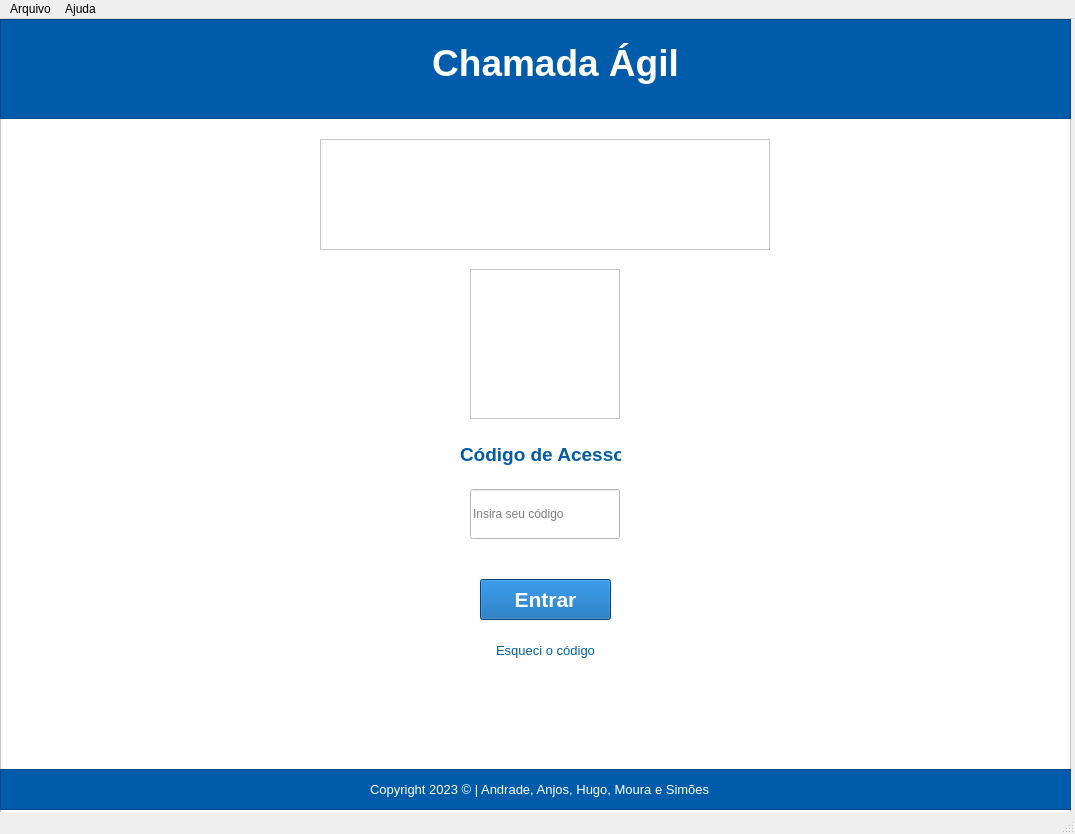
<?xml version="1.0" encoding="UTF-8"?>
<ui version="4.0">
 <class>MainWindow</class>
 <widget class="QMainWindow" name="MainWindow">
  <property name="geometry">
   <rect>
    <x>0</x>
    <y>0</y>
    <width>1075</width>
    <height>834</height>
   </rect>
  </property>
  <property name="minimumSize">
   <size>
    <width>1075</width>
    <height>834</height>
   </size>
  </property>
  <property name="maximumSize">
   <size>
    <width>1075</width>
    <height>834</height>
   </size>
  </property>
  <property name="windowTitle">
   <string>MainWindow</string>
  </property>
  <widget class="QWidget" name="centralwidget">
   <widget class="QFrame" name="background_3">
    <property name="geometry">
     <rect>
      <x>0</x>
      <y>0</y>
      <width>1071</width>
      <height>811</height>
     </rect>
    </property>
    <property name="styleSheet">
     <string notr="true">background-color: rgb(255, 255, 255);</string>
    </property>
    <property name="frameShape">
     <enum>QFrame::StyledPanel</enum>
    </property>
    <property name="frameShadow">
     <enum>QFrame::Raised</enum>
    </property>
    <widget class="QFrame" name="logoSenai">
     <property name="geometry">
      <rect>
       <x>320</x>
       <y>120</y>
       <width>450</width>
       <height>111</height>
      </rect>
     </property>
     <property name="styleSheet">
      <string notr="true">QFrame {
border-image: url(:/newPrefix/senai-logo.png) 0 0 0 0 stretch stretch;
}</string>
     </property>
     <property name="frameShape">
      <enum>QFrame::StyledPanel</enum>
     </property>
     <property name="frameShadow">
      <enum>QFrame::Raised</enum>
     </property>
    </widget>
    <widget class="QFrame" name="header">
     <property name="geometry">
      <rect>
       <x>0</x>
       <y>0</y>
       <width>1071</width>
       <height>100</height>
      </rect>
     </property>
     <property name="styleSheet">
      <string notr="true">background-color: rgb(0, 92, 170);</string>
     </property>
     <property name="frameShape">
      <enum>QFrame::StyledPanel</enum>
     </property>
     <property name="frameShadow">
      <enum>QFrame::Raised</enum>
     </property>
     <widget class="QLabel" name="lblTituloHome">
      <property name="geometry">
       <rect>
        <x>430</x>
        <y>10</y>
        <width>251</width>
        <height>70</height>
       </rect>
      </property>
      <property name="font">
       <font>
        <family>Segoe UI</family>
        <pointsize>28</pointsize>
        <weight>75</weight>
        <italic>false</italic>
        <bold>true</bold>
       </font>
      </property>
      <property name="styleSheet">
       <string notr="true"/>
      </property>
      <property name="text">
       <string>&lt;html&gt;&lt;head/&gt;&lt;body&gt;&lt;p align=&quot;center&quot;&gt;&lt;span style=&quot; color:#ffffff;&quot;&gt;Chamada Ágil&lt;/span&gt;&lt;/p&gt;&lt;/body&gt;&lt;/html&gt;</string>
      </property>
     </widget>
    </widget>
    <widget class="QLabel" name="label">
     <property name="geometry">
      <rect>
       <x>460</x>
       <y>400</y>
       <width>161</width>
       <height>71</height>
      </rect>
     </property>
     <property name="font">
      <font>
       <family>Segoe UI</family>
       <pointsize>14</pointsize>
      </font>
     </property>
     <property name="text">
      <string>&lt;html&gt;&lt;head/&gt;&lt;body&gt;&lt;p align=&quot;center&quot;&gt;&lt;span style=&quot; font-weight:600; color:#005caa;&quot;&gt;Código de Acesso&lt;/span&gt;&lt;/p&gt;&lt;/body&gt;&lt;/html&gt;</string>
     </property>
    </widget>
    <widget class="QLineEdit" name="lineEdit">
     <property name="geometry">
      <rect>
       <x>470</x>
       <y>470</y>
       <width>150</width>
       <height>50</height>
      </rect>
     </property>
     <property name="styleSheet">
      <string notr="true">border-color: rgb(0, 92, 170);</string>
     </property>
     <property name="placeholderText">
      <string>Insira seu código</string>
     </property>
    </widget>
    <widget class="QPushButton" name="pushButton">
     <property name="geometry">
      <rect>
       <x>480</x>
       <y>560</y>
       <width>131</width>
       <height>41</height>
      </rect>
     </property>
     <property name="font">
      <font>
       <family>Segoe UI</family>
       <pointsize>16</pointsize>
       <weight>75</weight>
       <bold>true</bold>
      </font>
     </property>
     <property name="styleSheet">
      <string notr="true">background-color: rgb(0, 92, 170);
color: rgb(255, 255, 255);</string>
     </property>
     <property name="text">
      <string>Entrar</string>
     </property>
    </widget>
    <widget class="QPushButton" name="pushButton_2">
     <property name="geometry">
      <rect>
       <x>480</x>
       <y>620</y>
       <width>131</width>
       <height>23</height>
      </rect>
     </property>
     <property name="font">
      <font>
       <family>Segoe UI</family>
       <pointsize>10</pointsize>
      </font>
     </property>
     <property name="styleSheet">
      <string notr="true">color: rgb(0, 92, 170);</string>
     </property>
     <property name="text">
      <string>Esqueci o código</string>
     </property>
     <property name="flat">
      <bool>true</bool>
     </property>
    </widget>
    <widget class="QFrame" name="footer">
     <property name="geometry">
      <rect>
       <x>0</x>
       <y>750</y>
       <width>1081</width>
       <height>41</height>
      </rect>
     </property>
     <property name="styleSheet">
      <string notr="true">background-color: rgb(0, 92, 170);</string>
     </property>
     <property name="frameShape">
      <enum>QFrame::StyledPanel</enum>
     </property>
     <property name="frameShadow">
      <enum>QFrame::Raised</enum>
     </property>
     <widget class="QLabel" name="lblFooter">
      <property name="geometry">
       <rect>
        <x>370</x>
        <y>10</y>
        <width>351</width>
        <height>21</height>
       </rect>
      </property>
      <property name="font">
       <font>
        <family>Segoe UI</family>
        <pointsize>10</pointsize>
        <weight>50</weight>
        <italic>false</italic>
        <bold>false</bold>
       </font>
      </property>
      <property name="styleSheet">
       <string notr="true">color: rgb(255, 255, 255);</string>
      </property>
      <property name="text">
       <string>Copyright 2023 © | Andrade, Anjos, Hugo, Moura e Simões</string>
      </property>
     </widget>
    </widget>
    <widget class="QFrame" name="logoUser">
     <property name="geometry">
      <rect>
       <x>470</x>
       <y>250</y>
       <width>150</width>
       <height>150</height>
      </rect>
     </property>
     <property name="styleSheet">
      <string notr="true">QFrame {
border-image: url(:/newPrefix/user-circle.png) 0 0 0 0 stretch stretch;
}</string>
     </property>
     <property name="frameShape">
      <enum>QFrame::StyledPanel</enum>
     </property>
     <property name="frameShadow">
      <enum>QFrame::Raised</enum>
     </property>
    </widget>
   </widget>
  </widget>
  <widget class="QStatusBar" name="statusbar"/>
  <widget class="QMenuBar" name="menubar">
   <property name="geometry">
    <rect>
     <x>0</x>
     <y>0</y>
     <width>1075</width>
     <height>21</height>
    </rect>
   </property>
   <widget class="QMenu" name="menuArquivo">
    <property name="title">
     <string>Arquivo</string>
    </property>
   </widget>
   <widget class="QMenu" name="menuAjuda">
    <property name="title">
     <string>Ajuda</string>
    </property>
    <addaction name="actionSobre"/>
   </widget>
   <addaction name="menuArquivo"/>
   <addaction name="menuAjuda"/>
  </widget>
  <action name="actionSobre">
   <property name="text">
    <string>Sobre</string>
   </property>
  </action>
 </widget>
 <resources>
  <include location="../img/img.qrc"/>
 </resources>
 <connections/>
</ui>
